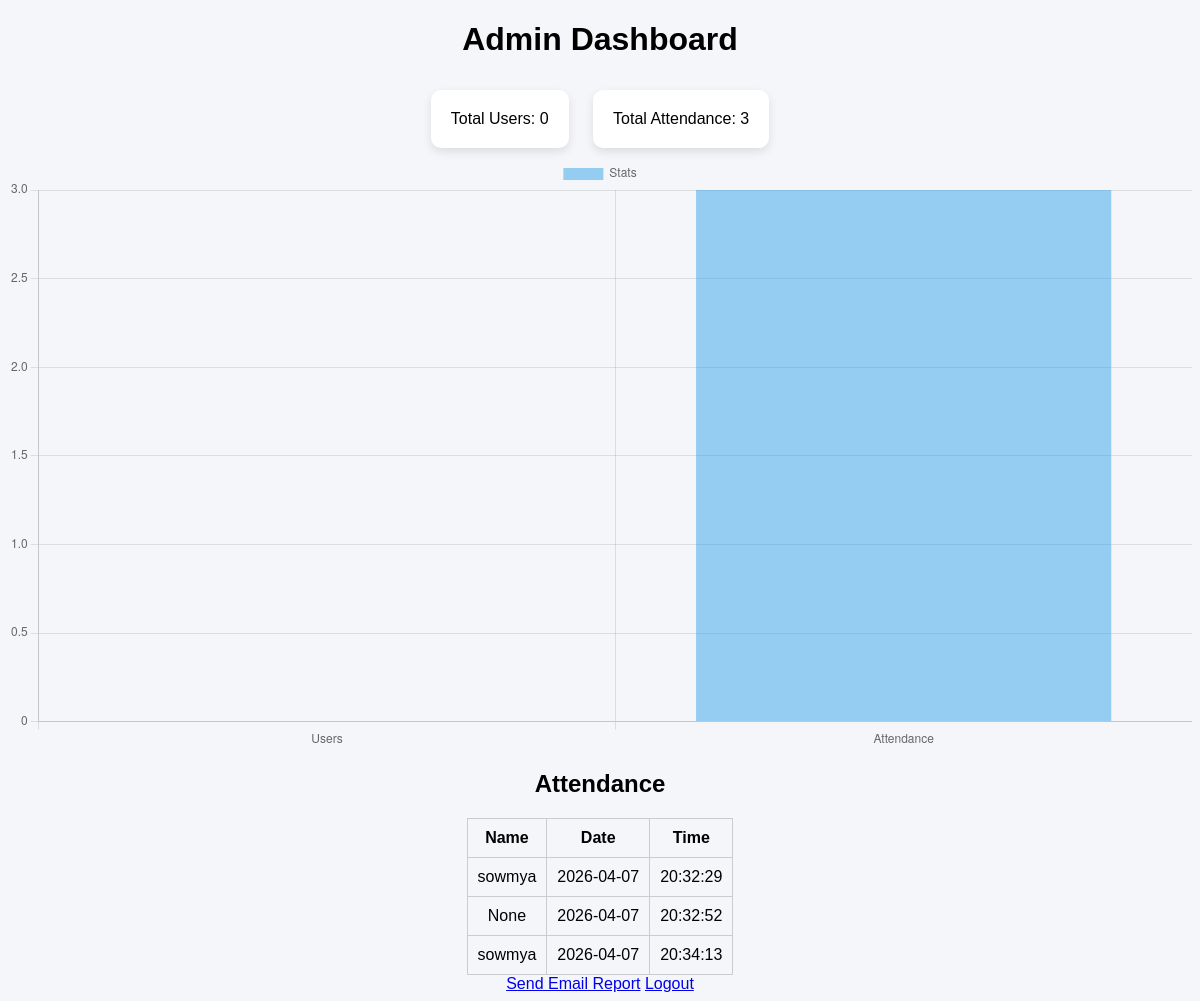
The page /dashboard (signed in) on the database its author committed.
### tables this page shows
CREATE TABLE attendance (id INTEGER PRIMARY KEY AUTOINCREMENT, name TEXT, date TEXT, time TEXT);

### app.py (the view)
@app.route("/dashboard")
def dashboard():
    if not session.get("admin"):
        return redirect("/login")
    conn = get_db()
    users = conn.execute("SELECT * FROM users").fetchall()
    attendance = conn.execute("SELECT * FROM attendance").fetchall()
    total_users = len(users)
    total_attendance = len(attendance)
    conn.close()
    return render_template(
        "dashboard.html",
        users=users,
        attendance=attendance,
        total_users=total_users,
        total_attendance=total_attendance
    )

### app.py (called while the page is built)
def get_db():
    conn = sqlite3.connect("attendance.db")
    conn.row_factory = sqlite3.Row
    return conn

### templates/dashboard.html (shortened to what this page needs)
<!DOCTYPE html>
<html>
<head>
    <link rel="stylesheet" href="/static/style.css">
</head>
<body>
<h1>Admin Dashboard</h1>
<div class="cards">
    <div class="card">Total Users: {{total_users}}</div>
    <div class="card">Total Attendance: {{total_attendance}}</div>
</div>
<canvas id="chart" width="400"></canvas>
<script>
const ctx = document.getElementById('chart');
new Chart(ctx, {
    type: 'bar',
    data: {
        labels: ["Users", "Attendance"],
        datasets: [{
            label: 'Stats',
            data: [{{total_users}}, {{total_attendance}}]
        }]
    }
});
</script>
<h2>Attendance</h2>
<table>
<tr><th>Name</th><th>Date</th><th>Time</th></tr>
{% for a in attendance %}
<tr>
<td>{{a.name}}</td>
<td>{{a.date}}</td>
<td>{{a.time}}</td>
</tr>
{% endfor %}
</table>
<a href="/send_email">Send Email Report</a>
<a href="/logout">Logout</a>
</body>
</html>

### static/style.css (style rules this page uses)
body { font-family: Arial; background: #f4f6f9; text-align: center; }
.card { background: white; padding: 20px; margin: 10px; display: inline-block; border-radius: 10px; box-shadow: 0px 4px 10px rgba(0,0,0,0.1); }
table { margin: auto; border-collapse: collapse; }
td, th { padding: 10px; border: 1px solid #ccc; }

### rows shown on the page
attendance: name "sowmya", date "2026-04-07", time "20:32:29"
attendance: name "None", date "2026-04-07", time "20:32:52"
attendance: name "sowmya", date "2026-04-07", time "20:34:13"

### other values the page prints
{{ total_users }} "0"
{{ total_attendance }} "3"
chart data {{ total_users }} 0
chart data {{ total_attendance }} 3
